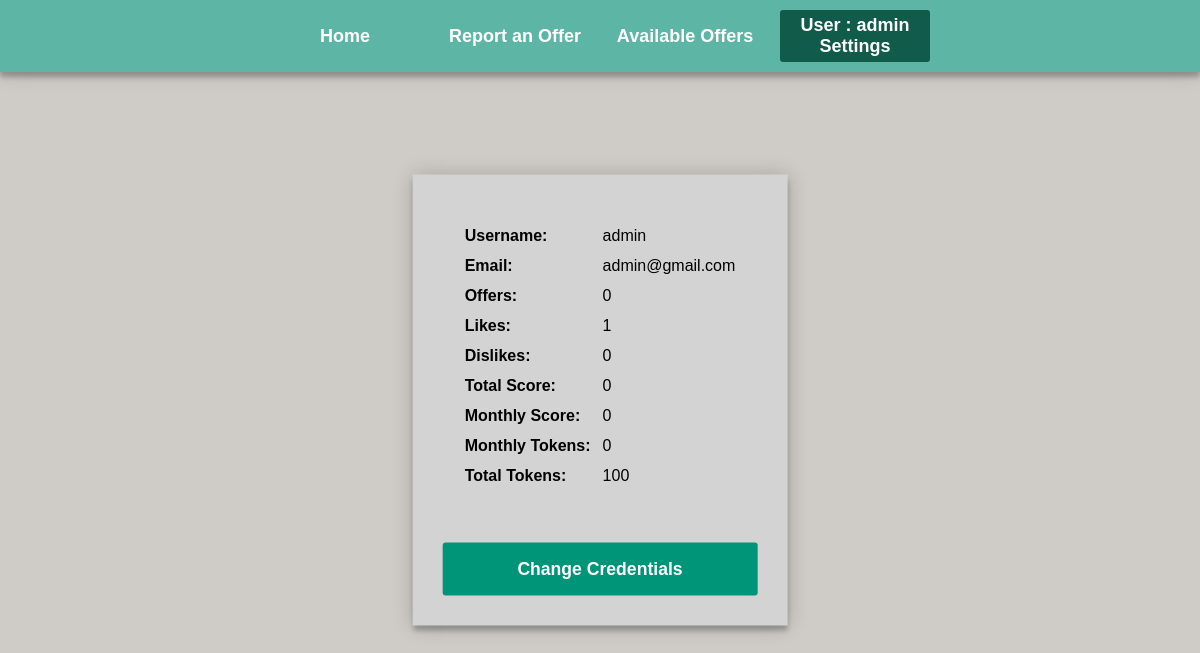
/map/user_settings/settings.php (signed in), run on the app's committed database.
### tables this page shows
CREATE TABLE `user` (
  `user_id` int(11) NOT NULL,
  `user_username` varchar(30) NOT NULL,
  `email` varchar(40) NOT NULL,
  `password` varchar(20) NOT NULL,
  `isAdmin` tinyint(1) NOT NULL,
  `total_score` int(11) NOT NULL,
  `monthly_score` int(11) NOT NULL,
  `total_tokens` int(11) NOT NULL,
  `premonth_tokens` int(11) NOT NULL,
  `offers` int(11) NOT NULL,
  `likes` int(11) NOT NULL,
  `dislikes` int(11) NOT NULL
);

### map/user_settings/settings.php (the view, shortened to what this page needs)
<?php
    $conn = mysqli_connect('localhost','root','', 'web_database');
?>
<!DOCTYPE html>
<html>
<head>
  <link rel="stylesheet"
href="https://unpkg.com/leaflet@1.3.4/dist/leaflet.css"
/>
<link rel="stylesheet" href="https://cdn.jsdelivr.net/npm/leaflet-search@3.0.2/dist/leaflet-search.min.css" />
<link rel="stylesheet" href="settings.css">
</head>
<body>
  <div class="menu-bar">
   <ul class="Starter Buttons">
     <li><a href="/web_database/map/map.php">Home</a></li>
     <li><a href="/web_database/map/report_offer/report_offer.php">Report an Offer</a></li>
     <li><a href="/web_database/map/show_offers/offers.php">Available Offers</a></li>
     <li class="pressed"><a href="settings.php">User : <?php echo $_SESSION['user_name']; ?> <br>Settings</a></li>
    </ul>
  </div>
  <div class="profile-settings">
    <?php
    $username = $_SESSION['user_name'];
    $sql = "select * from user where user_username = '$username'";
    $result = mysqli_query($conn, $sql);
    while ($row = mysqli_fetch_assoc($result)) {
      echo "<table>";
      echo "<tr><th>Username: </th><td>" . $row['user_username'] . "</td></tr>";
      echo "<tr><th>Email: </th><td>" . $row['email'] . "</td></tr>";
      echo "<tr><th>Offers: </th><td>" . $row['offers'] . "</td></tr>";
      echo "<tr><th>Likes: </th><td>" . $row['likes'] . "</td></tr>";
      echo "<tr><th>Dislikes: </th><td>" . $row['dislikes'] . "</td></tr>";
      echo "<tr><th>Total Score: </th><td>" . $row['total_score'] . "</td></tr>";
      echo "<tr><th>Monthly Score: </th><td>" . $row['monthly_score'] . "</td></tr>";
      echo "<tr><th>Monthly Tokens: </th><td>" . $row['premonth_tokens'] . "</td></tr>";
      echo "<tr><th>Total Tokens: </th><td>" . $row['total_tokens'] . "</td></tr>";
      echo "</table><br><br>";
    }
      echo "<button type='button' onclick='location.href=\"change_credentials.php\";'>Change Credentials</button>";
    ?>
  </div>
</body>
</html>

### map/user_settings/settings.css (style rules this page uses)
* { padding: 0; margin: 0; box-sizing: border-box; }
body { background: #cfcbc6; --color-primary: #5db5a5; --color-primary2: #009579; --color-primary-dark: #007f67; --color-secondary: #252c6a; --color-error: #cc3333; --color-success: #4bb544; background: var(--color-primary) ; background: -webkit-linear-gradient(right, #cfcbc6, #cfcbc6); font-family: sans-serif; -webkit-font-smoothing: antialiased; -moz-osx-font-smoothing: grayscale; --border-radius: 3px; }
.menu-bar { overflow-x: hidden; background-color: #5db5a5; text-align: center; box-shadow: 0 0 20px 0 rgba(0, 0, 0, 0.2), 0 5px 5px 0 rgba(0, 0, 0, 0.24); }
.menu-bar ul { font-weight: 700; display: inline-flex; list-style: none; color: white; font-size: large; position:relative; display: flex; align-items: center; justify-content: center; }
.menu-bar ul li { width:150px; margin:10px; padding:5px; }
a { color: inherit; text-decoration: none; }
.pressed { background-color: #115b4a; color: white; border-radius: 3px; }
.profile-settings { position: absolute; top: 50%; left: 50%; transform: translate(-50%, -50%); z-index: 1; background: #d3d3d3; max-width: 440px; padding: 30px; text-align: left; box-shadow: 0 0 20px 0 rgba(0, 0, 0, 0.2), 0 5px 5px 0 rgba(0, 0, 0, 0.24); }
.profile-settings table th, .profile-settings table td { padding: 5px; }
.profile-settings table { padding: 15px; }
.profile-settings button { width: 100%; padding: 1rem 2rem; font-weight: bold; font-size: 1.1rem; color: #ffffff; border: none; border-radius: var(--border-radius); outline: none; cursor: pointer; background: var(--color-primary2); }

### data on the page
user: user_username "admin", email "admin@gmail.com", offers "0", likes "1", dislikes "0", total_score "0", monthly_score "0", premonth_tokens "0", total_tokens "100"

### other printed values
$_SESSION['user_name'] "admin"
